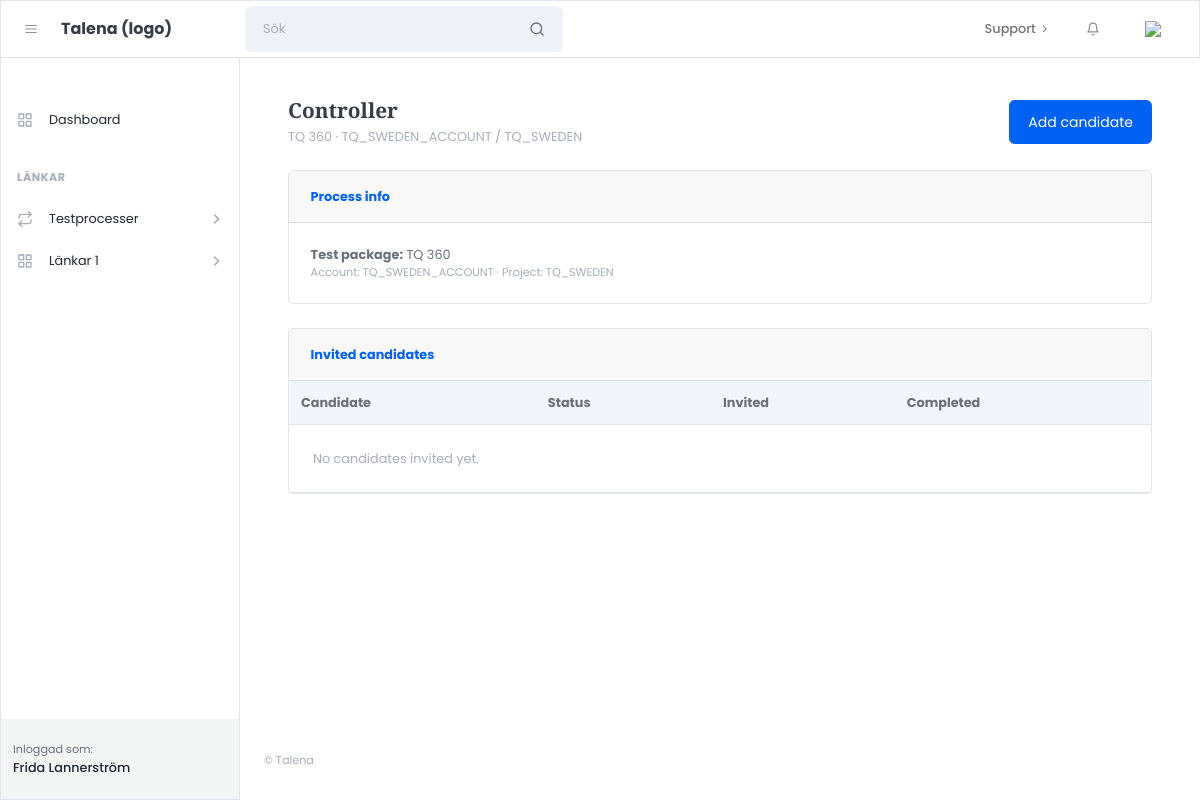
Before: /processes/2/ (signed in) with the older database file.
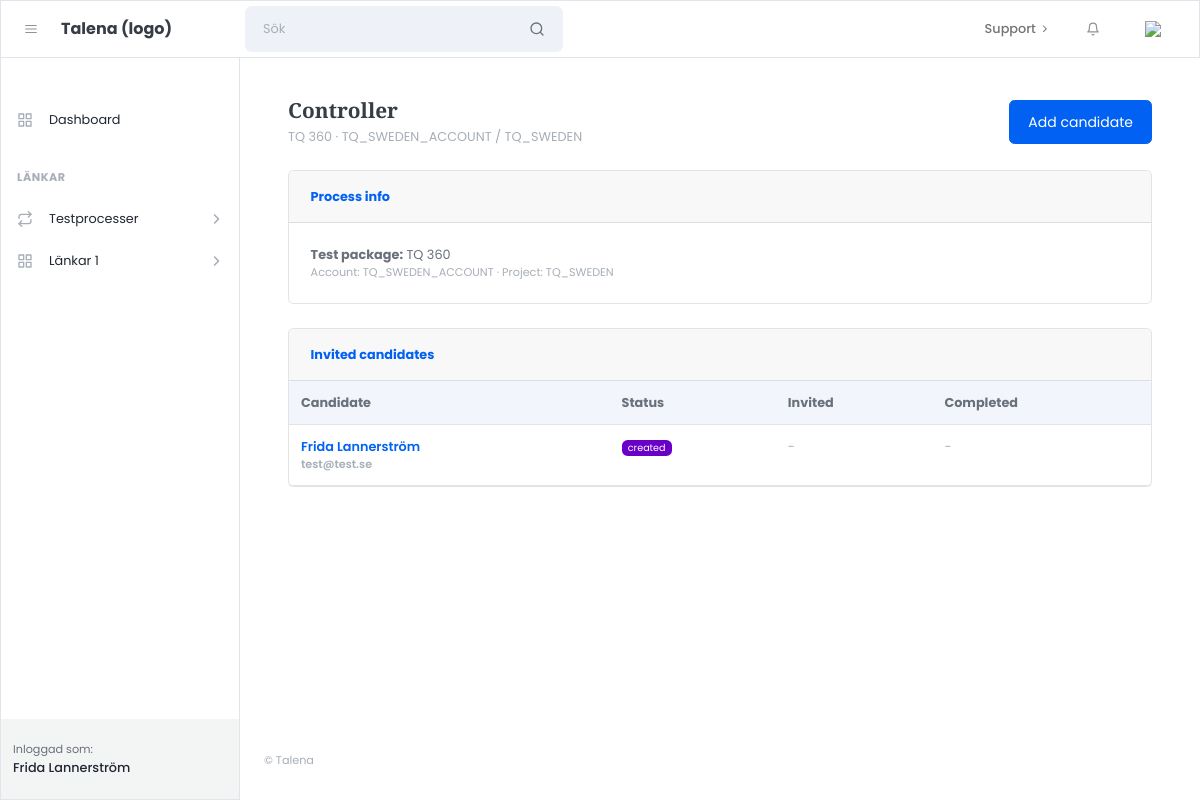
After: the same page with the newer database file.
### apps/processes/models.py (models this page shows, shortened)
class TestInvitation(models.Model):
    STATUS_CHOICES = [
        ("created", "Created"),
        ("sent", "Sent"),
        ("started", "Started"),
        ("completed", "Completed"),
        ("expired", "Expired"),
        ("failed", "Failed"),
    ]
    process = models.ForeignKey("processes.TestProcess", on_delete=models.CASCADE, related_name="invitations")
    candidate = models.ForeignKey("processes.Candidate", on_delete=models.CASCADE, related_name="invitations")
    status = models.CharField(max_length=30, choices=STATUS_CHOICES, default="created")
    invited_at = models.DateTimeField(blank=True, null=True)
    completed_at = models.DateTimeField(blank=True, null=True)
    sova_invitation_id = models.CharField(max_length=255, blank=True, null=True)
    sova_payload = models.JSONField(blank=True, null=True)
    created_at = models.DateTimeField(auto_now_add=True)
    class Meta:
        constraints = [
            models.UniqueConstraint(fields=["process", "candidate"], name="uniq_invitation_per_process")
        ]

class Candidate(models.Model):
    first_name = models.CharField(max_length=80)
    last_name = models.CharField(max_length=80, blank=True)
    email = models.EmailField()
    created_at = models.DateTimeField(auto_now_add=True)
    class Meta:
        constraints = [
            models.UniqueConstraint(fields=["email"], name="uniq_candidate_email")
        ]

### apps/processes/views.py (the view)
# urls.py: path("processes/<int:pk>/", views.process_detail, name="process_detail"),
@login_required
def process_detail(request, pk):
    process = get_object_or_404(TestProcess, pk=pk, created_by=request.user)
    invitations = (
        process.invitations
        .select_related("candidate")
        .order_by("-created_at")
    )
    return render(request, "customer/processes/process_detail.html", {
        "process": process,
        "invitations": invitations,
    })

### templates/customer/processes/process_detail.html (shortened to what this page needs)
{% extends "customer/core/layouts/customer_base.html" %}
{% block content %}
<div class="container-fluid px-4">
  <div class="d-flex align-items-center justify-content-between mb-4">
    <div>
      <h1 class="h3 mb-1">{{ process.name }}</h1>
      <div class="text-muted">
        {{ process.project_name_snapshot }} · {{ process.account_code }} / {{ process.project_code }}
      </div>
    </div>
    <a class="btn btn-primary" href="{% url 'processes:process_add_candidate' process.id %}">
      Add candidate
    </a>
  </div>
  <div class="card mb-4">
    <div class="card-header"><strong>Process info</strong></div>
    <div class="card-body">
      <div><strong>Test package:</strong> {{ process.project_name_snapshot }}</div>
      <div class="text-muted small">Account: {{ process.account_code }} · Project: {{ process.project_code }}</div>
    </div>
  </div>
  <div class="card">
    <div class="card-header"><strong>Invited candidates</strong></div>
    <div class="card-body p-0">
      <div class="table-responsive">
        <table class="table mb-0">
          <thead class="bg-light">
            <tr>
              <th>Candidate</th>
              <th>Status</th>
              <th>Invited</th>
              <th>Completed</th>
            </tr>
          </thead>
          <tbody>
            {% for inv in invitations %}
              <tr>
                <td class="fw-semibold">
                  <a href="{% url 'processes:process_candidate_detail' process.id inv.id %}" class="text-decoration-none fw-semibold">{{ inv.candidate.first_name }} {{ inv.candidate.last_name }}</a>
                  <div class="small text-muted">{{ inv.candidate.email }}</div>
                </td>
                <td>
                  <span class="badge bg-secondary">{{ inv.status }}</span>
                </td>
                <td class="text-muted">{{ inv.invited_at|default:"-" }}</td>
                <td class="text-muted">{{ inv.completed_at|default:"-" }}</td>
              </tr>
            {% empty %}
              <tr>
                <td colspan="4" class="p-4 text-muted">No candidates invited yet.</td>
              </tr>
            {% endfor %}
          </tbody>
        </table>
      </div>
    </div>
  </div>
</div>
{% endblock %}

Changed rows visible on the page:
added TestInvitation: candidate.first_name "Frida", candidate.last_name "Lannerström", candidate.email "test@test.se", status "created", invited_at "-", completed_at "-"
Other visible differences:
text no longer shown: "No candidates invited yet."
